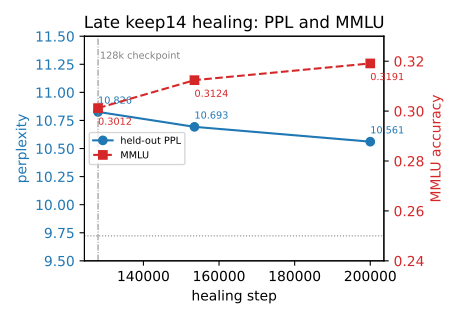

Recreate this plot in Python.
#!/usr/bin/env python3
"""Paper B keep14 trajectory: PPL and MMLU during late healing.

Evaluated checkpoints are 128k, 153.5k, and 200k. Values come from the copied
merged PPL and downstream summaries documented in PAPER_B_DATA.md.
"""
import os
import matplotlib
matplotlib.use("Agg")
matplotlib.rcParams["pdf.fonttype"] = 42
matplotlib.rcParams["ps.fonttype"] = 42
import matplotlib.pyplot as plt

OUT = os.path.join(os.path.dirname(os.path.abspath(__file__)), "fig_trajectory.pdf")

steps_eval = [128000, 153500, 200000]
heldout_ppl = [10.826, 10.693, 10.561]
mmlu = [0.3012, 0.3124, 0.3191]

fig, ax1 = plt.subplots(figsize=(4.6, 3.2))

l1 = ax1.plot(steps_eval, heldout_ppl, "o-", color="#1f77b4", label="held-out PPL")
ax1.set_xlabel("healing step")
ax1.set_ylabel("perplexity", color="#1f77b4")
ax1.tick_params(axis="y", labelcolor="#1f77b4")
ax1.set_ylim(9.5, 11.5)
for s, p in zip(steps_eval, heldout_ppl):
    ax1.annotate(f"{p:.3f}", (s, p), textcoords="offset points", xytext=(0, 6), fontsize=7, color="#1f77b4")

ax2 = ax1.twinx()
l2 = ax2.plot(steps_eval, mmlu, "s--", color="#d62728", label="MMLU")
ax2.set_ylabel("MMLU accuracy", color="#d62728")
ax2.tick_params(axis="y", labelcolor="#d62728")
ax2.axhline(0.25, color="gray", ls=":", lw=0.8)
ax2.set_ylim(0.24, 0.33)
for s, m in zip(steps_eval, mmlu):
    ax2.annotate(f"{m:.4f}", (s, m), textcoords="offset points", xytext=(0, -12), fontsize=7, color="#d62728")

ax1.axvline(128000, color="gray", ls="-.", lw=0.7)
ax1.text(128500, 11.3, "128k checkpoint", fontsize=7, color="gray")

ax1.set_title("Late keep14 healing: PPL and MMLU")
lines = l1 + l2
ax1.legend(lines, [ln.get_label() for ln in lines], fontsize=7, loc="center left")

fig.tight_layout()
fig.savefig(OUT)
print("wrote", OUT)
